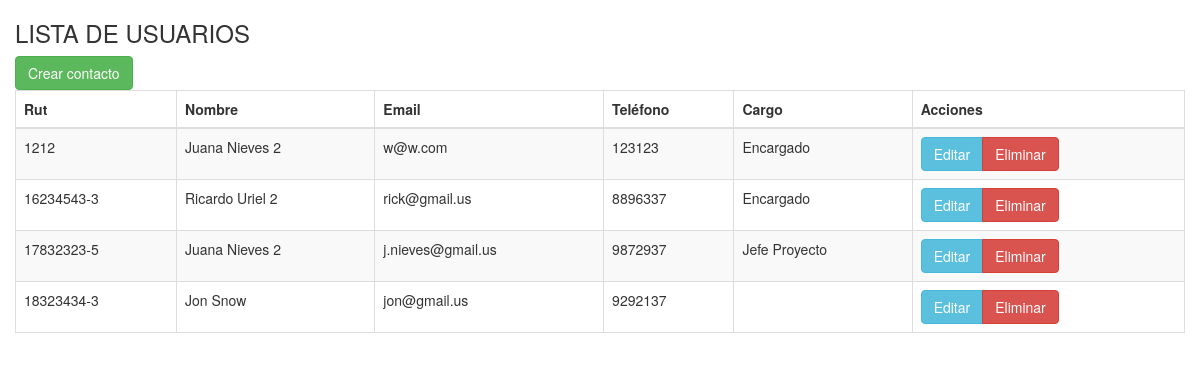
The page / on the database its author committed.
### tables this page shows
CREATE TABLE `CONTACTOS` (
  `rut` varchar(10) NOT NULL,
  `nombre` varchar(40) NOT NULL,
  `email` varchar(30) NOT NULL,
  `telefono` varchar(30) NOT NULL,
  `id_cargo` int(10) unsigned NOT NULL,
  PRIMARY KEY (`rut`)
);

CREATE TABLE `CARGOS` (
  `id_cargo` int(10) unsigned NOT NULL AUTO_INCREMENT,
  `nombre` varchar(45) NOT NULL,
  PRIMARY KEY (`id_cargo`)
);

### conexion.php (called while the page is built, shortened)
<?php
	Class Conexion extends mysqli{
		public function recorrer($y){
			return mysqli_fetch_array($y);
		}
		public function rows($y){
			return mysqli_num_rows($y);
		}
	}
 ?>

### index.php (the view, shortened to what this page needs)
<!DOCTYPE html>
<html lang="es">
<head>
	<link href="https://maxcdn.bootstrapcdn.com/bootstrap/3.3.6/css/bootstrap.min.css" rel="stylesheet">
</head>
<body>
	<div class="container">
		<div class="row">
			<h3>LISTA DE USUARIOS</h3>
			<a href="vista-crear-usuario.php" class="btn btn-success">Crear contacto</a>
		</div>
		<div class="row">
			<table class="table table-striped table-bordered">
				<thead>
					<tr>
						<th>Rut</th>
						<th>Nombre</th>
						<th>Email</th>
						<th>Teléfono</th>
						<th>Cargo</th>
						<th>Acciones</th>
					</tr>
				</thead>
				<tbody>
					<?php
						require('conexion.php');
						$db = new Conexion();
						$sql = $db->query("SELECT * FROM `CONTACTOS`");
						$nfilas = $db->rows($sql);
						if ($nfilas > 0) {
							for ($i=0; $i < $nfilas; $i++) {
								$datos = $db->recorrer($sql);
								echo '<tr>';
								echo '<td>'. $datos['rut'].'</td>';
								echo '<td>'. $datos['nombre'].'</td>';
								echo '<td>'. $datos['email'].'</td>';
								echo '<td>'. $datos['telefono'].'</td>';
								echo '<td>';
								$query = $db->query("SELECT * FROM CARGOS WHERE id_cargo='".$datos["id_cargo"]."';");
								foreach ($query as $cargo) {
									if ($cargo["id_cargo"] == $datos["id_cargo"]) {
										echo $cargo["nombre"];
									}else{
										echo "hola";
									}
								}
								echo '</td>';
								echo "<td><div class=\"btn-group\" role=\"group\"><a class=\"btn btn-info\" data-toggle=\"modal\" href=\"#ed_".$datos['rut']."\">Editar</a>";
								echo "<a class=\"btn btn-danger\" data-toggle=\"modal\" href=\"#el_".$datos['rut']."\">Eliminar</a></div></td>";
								echo '</tr>';
							}
						}
					 ?>
				</tbody>
			</table>
		</div>
	</div>
</body>
</html>

### rows shown on the page
contactos: rut "1212", nombre "Juana Nieves 2", email "w@w.com", telefono "123123"
cargos: nombre "Encargado"
contactos: rut "16234543-3", nombre "Ricardo Uriel 2", email "rick@gmail.us", telefono "8896337"
contactos: rut "17832323-5", nombre "Juana Nieves 2", email "j.nieves@gmail.us", telefono "9872937"
cargos: nombre "Jefe Proyecto"
contactos: rut "18323434-3", nombre "Jon Snow", email "jon@gmail.us", telefono "9292137"
